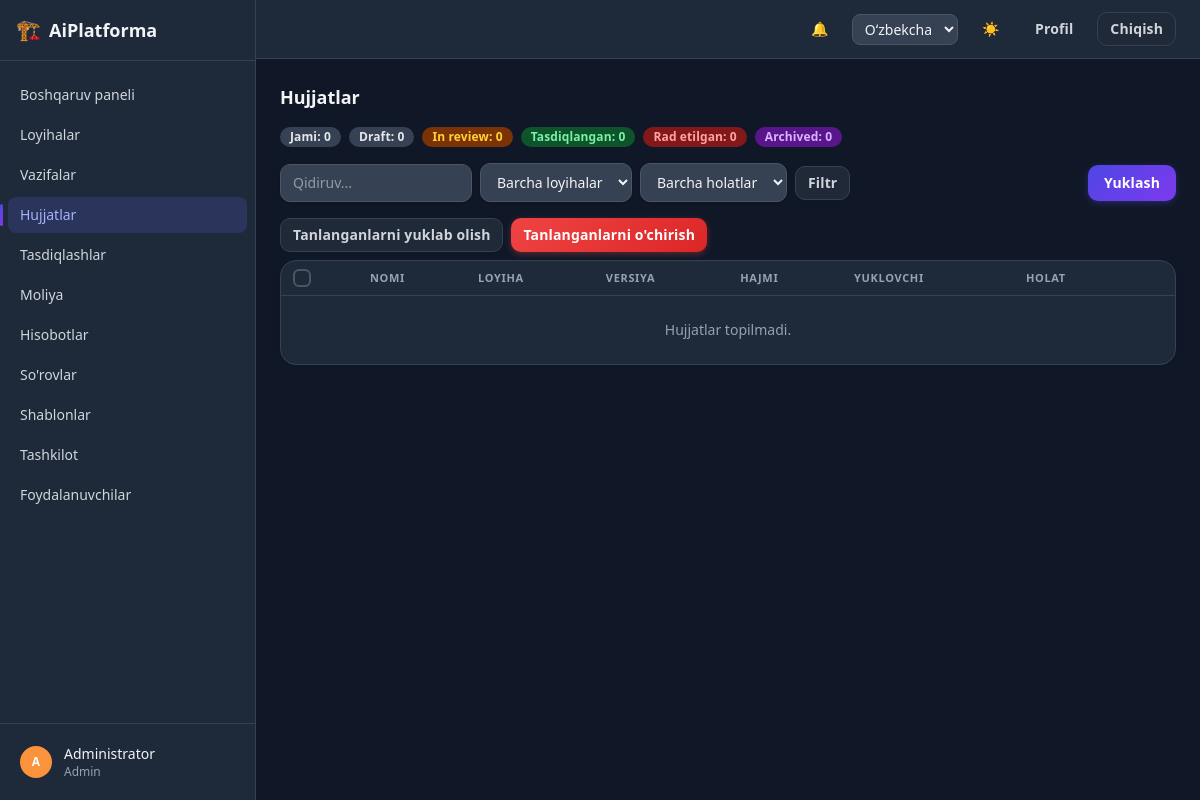
Before: /documents/ (signed in) with the older database file.
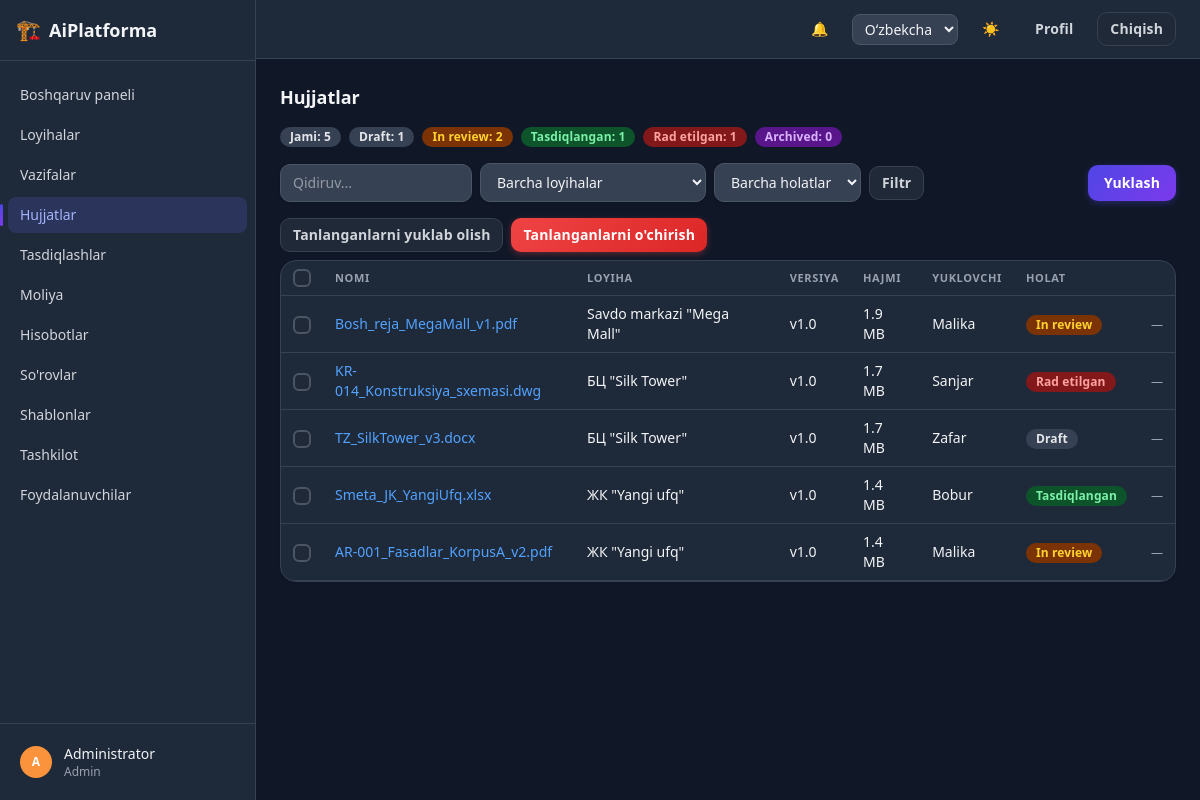
After: the same page with the newer database file.
### apps/documents/models.py (models this page shows, shortened)
class Document(models.Model):
    id = models.UUIDField(primary_key=True, default=uuid.uuid4, editable=False)
    name = models.CharField(max_length=255)
    doc_type = models.CharField(max_length=50, blank=True, null=True)
    project = models.ForeignKey("projects.Project", on_delete=models.CASCADE, related_name="documents")
    section = models.ForeignKey(
        "projects.Section", on_delete=models.SET_NULL, null=True, blank=True, related_name="documents"
    )
    uploaded_by = models.ForeignKey(
        settings.AUTH_USER_MODEL, on_delete=models.PROTECT, related_name="uploaded_documents"
    )
    version = models.CharField(max_length=20, default="1.0")
    status = models.CharField(max_length=20, choices=DocumentStatus.choices, default=DocumentStatus.DRAFT)
    file = models.FileField(upload_to="documents/%Y/%m/", blank=True, null=True)
    file_size = models.PositiveIntegerField(default=0)
    mime_type = models.CharField(max_length=100, blank=True, null=True)
    deadline = models.DateField(blank=True, null=True)
    created_at = models.DateTimeField(auto_now_add=True)
    updated_at = models.DateTimeField(auto_now=True)
    class Meta:
        ordering = ["-created_at"]

### apps/projects/models.py (models this page shows, shortened)
class Project(models.Model):
    class Stage(models.TextChoices):
        CONCEPT = "concept", _("Concept")
        PRELIMINARY = "preliminary", _("Preliminary design")
        WORKING_DOCS = "working_docs", _("Working documentation")
        EXPERTISE = "expertise", _("Expertise")
        CONSTRUCTION = "construction", _("Construction")
    class Status(models.TextChoices):
        ACTIVE = "active", _("Active")
        ON_HOLD = "on_hold", _("On hold")
        COMPLETED = "completed", _("Completed")
        CANCELLED = "cancelled", _("Cancelled")
    id = models.UUIDField(primary_key=True, default=uuid.uuid4, editable=False)
    name = models.CharField(max_length=255)
    description = models.CharField(max_length=2000, blank=True, null=True)
    client_name = models.CharField(max_length=255, blank=True, null=True)
    client_contact = models.CharField(max_length=255, blank=True, null=True)
    address = models.CharField(max_length=500, blank=True, null=True)
    stage = models.CharField(max_length=20, choices=Stage.choices, default=Stage.CONCEPT)
    status = models.CharField(max_length=20, choices=Status.choices, default=Status.ACTIVE)
    start_date = models.DateField(blank=True, null=True)
    deadline = models.DateField(blank=True, null=True)
    budget = models.FloatField(default=0)
    paid_amount = models.FloatField(default=0)
    created_by = models.ForeignKey(
        settings.AUTH_USER_MODEL, on_delete=models.PROTECT, related_name="created_projects"
    )
    created_at = models.DateTimeField(auto_now_add=True)
    updated_at = models.DateTimeField(auto_now=True)
    class Meta:
        ordering = ["-created_at"]

### apps/accounts/models.py (models this page shows, shortened)
class User(AbstractBaseUser, PermissionsMixin):
    class Role(models.TextChoices):
        ADMIN = "admin", _("Admin")
        MANAGER = "manager", _("Manager")
        GIP = "gip", _("GIP")
        GIP_ASSISTANT = "gip_assistant", _("GIP assistant")
        DESIGNER = "designer", _("Designer")
        REVIEWER = "reviewer", _("Reviewer")
        CLIENT = "client", _("Client")
    id = models.UUIDField(primary_key=True, default=uuid.uuid4, editable=False)
    email = models.EmailField(unique=True)
    full_name = models.CharField(max_length=255)
    role = models.CharField(max_length=20, choices=Role.choices, default=Role.DESIGNER)
    department = models.CharField(max_length=255, blank=True, null=True)
    phone = models.CharField(max_length=50, blank=True, null=True)
    avatar = models.ImageField(upload_to="avatars/", blank=True, null=True)
    telegram_chat_id = models.CharField(max_length=64, blank=True, null=True)
    is_active = models.BooleanField(default=True)
    is_staff = models.BooleanField(default=False)
    is_verified = models.BooleanField(default=False)
    totp_secret = models.CharField(max_length=64, blank=True, null=True)
    two_factor_enabled = models.BooleanField(default=False)
    created_at = models.DateTimeField(auto_now_add=True)
    updated_at = models.DateTimeField(auto_now=True)
    objects = UserManager()
    USERNAME_FIELD = "email"
    REQUIRED_FIELDS = ["full_name"]
    class Meta:
        ordering = ["full_name"]
    def get_short_name(self):
        return self.full_name.split()[0] if self.full_name else self.email

### apps/documents/views.py (the view, shortened to what this page needs)
# urls.py: path("", views.document_list, name="list"),
@login_required
def document_list(request):
    documents = _visible_documents(request.user)
    project_id = request.GET.get("project")
    if project_id:
        documents = documents.filter(project_id=project_id)
    status = request.GET.get("status")
    if status:
        documents = documents.filter(status=status)
    doc_type = request.GET.get("doc_type")
    if doc_type:
        documents = documents.filter(doc_type=doc_type)
    search = request.GET.get("search")
    if search:
        documents = documents.filter(name__icontains=search)
    status_counts = {
        value: _visible_documents(request.user).filter(status=value).count()
        for value, _label in DocumentStatus.choices
    }
    paginator = Paginator(documents, 20)
    page_obj = paginator.get_page(request.GET.get("page"))
    return render(request, "documents/document_list.html", {
        "page_obj": page_obj,
        "status_counts": status_counts,
        "total": _visible_documents(request.user).count(),
        "statuses": DocumentStatus.choices,
        "projects": visible_projects_for(request.user),
        "filters": {
            "project": project_id or "", "status": status or "",
            "doc_type": doc_type or "", "search": search or "",
        },
    })

### apps/core/context_processors.py (called while the page is built)
def dark_mode(request):
    return {"dark_mode": getattr(request, "dark_mode", True)}

### apps/core/templatetags/core_extras.py (called while the page is built)
@register.filter
def initials(name):
    if not name:
        return "?"
    parts = str(name).split()
    letters = "".join(p[0] for p in parts[:2] if p)
    return letters.upper() or "?"

@register.filter
def avatar_color(name):
    if not name:
        return _AVATAR_PALETTE[0]
    total = sum(ord(ch) for ch in str(name))
    return _AVATAR_PALETTE[total % len(_AVATAR_PALETTE)]

@register.filter
def get_item(mapping, key):
    if not mapping:
        return []
    return mapping.get(key, [])

### apps/documents/templatetags/document_extras.py (called while the page is built)
@register.filter
def document_status_badge(status):
    return _BADGE_CLASSES[_STATUS_VARIANT.get(status, "default")]

@register.filter
def filesizeformat_short(num_bytes):
    try:
        num = float(num_bytes)
    except (TypeError, ValueError):
        return "—"
    for unit in ["B", "KB", "MB", "GB"]:
        if num < 1024:
            return f"{num:.0f} {unit}" if unit == "B" else f"{num:.1f} {unit}"
        num /= 1024
    return f"{num:.1f} TB"

### apps/documents/views.py (called while the page is built)
def _visible_documents(user):
    return Document.objects.filter(project__in=visible_projects_for(user)).select_related("project", "uploaded_by")

### templates/documents/document_list.html (shortened to what this page needs)
{% extends "base.html" %}
{% load i18n core_extras document_extras %}
{% block page_title %}{% trans "Documents" %}{% endblock %}
{% block content %}
<div class="mb-4 flex flex-wrap gap-2 text-sm">
  <span class="badge badge-default">{% trans "Total" %}: {{ total }}</span>
  {% for value, label in statuses %}
    <span class="{{ value|document_status_badge }}">{{ label }}: {{ status_counts|get_item:value|default:0 }}</span>
  {% endfor %}
</div>
<div class="mb-4 flex flex-wrap items-center justify-between gap-3">
  <form method="get" class="flex flex-wrap items-center gap-2">
    <input type="text" name="search" value="{{ filters.search }}" placeholder="{% trans 'Search...' %}" class="field-input w-48">
    <select name="project" onchange="this.form.submit()" class="field-input w-auto">
      <option value="">{% trans "All projects" %}</option>
    </select>
    <select name="status" onchange="this.form.submit()" class="field-input w-auto">
      <option value="">{% trans "All statuses" %}</option>
    </select>
    <button type="submit" class="btn btn-secondary btn-sm">{% trans "Filter" %}</button>
  </form>
  <a href="{% url 'documents:upload' %}" class="btn btn-primary btn-md">{% trans "Upload" %}</a>
</div>
<form method="post" id="bulk-form">
  <div class="mb-2 flex gap-2">
    <button type="button" class="btn btn-secondary btn-sm" onclick="submitBulkGet()">{% trans "Download selected" %}</button>
    <button type="submit" name="delete_selected" value="1" class="btn btn-danger btn-sm">{% trans "Delete selected" %}</button>
  </div>
  <div class="card overflow-x-auto">
    <table class="w-full text-left text-sm">
      <thead class="border-b border-gray-200 text-gray-500 dark:border-gray-700 dark:text-gray-400">
        <tr>
          <th class="px-3 py-2"><input type="checkbox" onclick="document.querySelectorAll('.doc-checkbox').forEach(c=>c.checked=this.checked)"></th>
          <th class="px-3 py-2">{% trans "Name" %}</th><th class="px-3 py-2">{% trans "Project" %}</th>
          <th class="px-3 py-2">{% trans "Version" %}</th><th class="px-3 py-2">{% trans "Size" %}</th>
          <th class="px-3 py-2">{% trans "Uploaded by" %}</th><th class="px-3 py-2">{% trans "Status" %}</th>
          <th class="px-3 py-2"></th>
        </tr>
      </thead>
      <tbody>
        {% for document in page_obj %}
          <tr class="border-b border-gray-100 dark:border-gray-700">
            <td class="px-3 py-2"><input type="checkbox" class="doc-checkbox" name="selected" value="{{ document.pk }}"></td>
            <td class="px-3 py-2"><a href="{% url 'documents:detail' document.pk %}" class="text-blue-600 hover:underline dark:text-blue-400">{{ document.name }}</a></td>
            <td class="px-3 py-2">{{ document.project.name }}</td>
            <td class="px-3 py-2">v{{ document.version }}</td>
            <td class="px-3 py-2">{{ document.file_size|filesizeformat_short }}</td>
            <td class="px-3 py-2">{{ document.uploaded_by.get_short_name }}</td>
            <td class="px-3 py-2"><span class="{{ document.status|document_status_badge }}">{{ document.get_status_display }}</span></td>
            <td class="whitespace-nowrap px-3 py-2 text-right">
              {% if document.file %}
                <a href="{% url 'documents:download' document.pk %}" class="text-xs text-blue-600 hover:underline dark:text-blue-400">{% trans "Download" %}</a>
              {% else %}
                <span class="text-xs text-gray-400 dark:text-gray-500">—</span>
              {% endif %}
            </td>
          </tr>
        {% empty %}
          <tr><td colspan="8" class="px-4 py-6 text-center text-gray-500 dark:text-gray-400">{% trans "No documents found." %}</td></tr>
        {% endfor %}
      </tbody>
    </table>
  </div>
</form>
{% endblock %}

Changed rows visible on the page:
added Document: name "Bosh_reja_MegaMall_v1.pdf", project.name "Savdo markazi \"Mega Mall\"", version "1.0", file_size|filesizeformat_short "1.9 MB", uploaded_by.get_short_name "Malika", status "In review"
added Document: name "KR-014_Konstruksiya_sxemasi.dwg", project.name "БЦ \"Silk Tower\"", version "1.0", file_size|filesizeformat_short "1.7 MB", uploaded_by.get_short_name "Sanjar", status "Rad etilgan"
added Document: name "TZ_SilkTower_v3.docx", project.name "БЦ \"Silk Tower\"", version "1.0", file_size|filesizeformat_short "1.7 MB", uploaded_by.get_short_name "Zafar", status "Draft"
added Document: name "Smeta_JK_YangiUfq.xlsx", project.name "ЖК \"Yangi ufq\"", version "1.0", file_size|filesizeformat_short "1.4 MB", uploaded_by.get_short_name "Bobur", status "Tasdiqlangan"
added Document: name "AR-001_Fasadlar_KorpusA_v2.pdf", project.name "ЖК \"Yangi ufq\"", version "1.0", file_size|filesizeformat_short "1.4 MB", uploaded_by.get_short_name "Malika", status "In review"
Other visible differences:
{{ total }}: "0" → "5"
new list line: "Draft : 1"
new list line: "In review : 2"
new list line: "Tasdiqlangan : 1"
new list line: "Rad etilgan : 1"
list line gone: "Draft : 0"
list line gone: "In review : 0"
list line gone: "Tasdiqlangan : 0"
list line gone: "Rad etilgan : 0"
text no longer shown: "Hujjatlar topilmadi."
